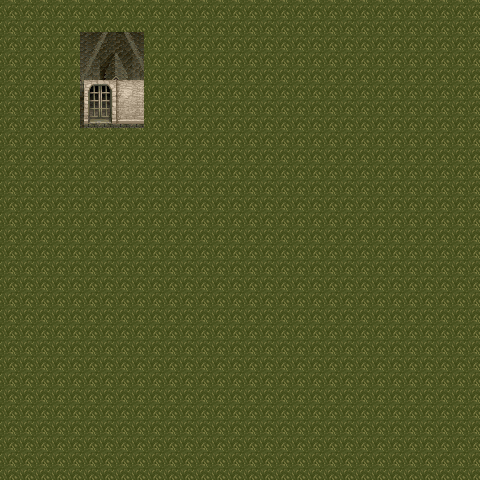

This game map was drawn from its Tiled (.tmx) file and the tilesets committed beside it. A one-line description and the trimmed map source follow:
An orthogonal 30x30 tile map with 16x16 px tiles, 1 tile layer (Tile Layer 1) and 1 object.

<map version="1.0" orientation="orthogonal" renderorder="right-down" width="30" height="30" tilewidth="16" tileheight="16" nextobjectid="4">
 <tileset firstgid="1" name="ts_cresta" tilewidth="16" tileheight="16">
  <image source="ts_cresta.png" width="777" height="263" />
  <tile id="66">
   <properties>
    <property name="BLOCKED" value="" />
   </properties>
  </tile>
  <tile id="67">
   <properties>
    <property name="BLOCKED" value="" />
   </properties>
  </tile>
  <tile id="68">
   <properties>
    <property name="BLOCKED" value="" />
   </properties>
  </tile>
  <tile id="69">
   <properties>
    <property name="BLOCKED" value="" />
   </properties>
  </tile>
  <tile id="114">
   <properties>
    <property name="BLOCKED" value="" />
   </properties>
  </tile>
  <tile id="115">
   <properties>
    <property name="BLOCKED" value="" />
   </properties>
  </tile>
  <tile id="116">
   <properties>
    <property name="BLOCKED" value="" />
   </properties>
  </tile>
  <tile id="117">
   <properties>
    <property name="BLOCKED" value="" />
   </properties>
  </tile>
  <tile id="119">
   <properties>
    <property name="BLOCKED" value="" />
   </properties>
  </tile>
  <tile id="120">
   <properties>
    <property name="BLOCKED" value="" />
   </properties>
  </tile>
  <tile id="121">
   <properties>
    <property name="BLOCKED" value="" />
   </properties>
  </tile>
  <tile id="122">
   <properties>
    <property name="BLOCKED" value="" />
   </properties>
  </tile>
  <tile id="162">
   <properties>
    <property name="BLOCKED" value="" />
    <property name="DOOR" value="" />
   </properties>
  </tile>
  <tile id="163">
   <properties>
    <property name="BLOCKED" value="" />
    <property name="DOOR" value="" />
   </properties>
  </tile>
  <tile id="164">
   <properties>
    <property name="BLOCKED" value="" />
   </properties>
  </tile>
  <tile id="165">
   <properties>
    <property name="BLOCKED" value="" />
   </properties>
  </tile>
  <tile id="167">
   <properties>
    <property name="BLOCKED" value="" />
   </properties>
  </tile>
  <tile id="168">
   <properties>
    <property name="BLOCKED" value="" />
   </properties>
  </tile>
  <tile id="169">
   <properties>
    <property name="BLOCKED" value="" />
   </properties>
  </tile>
  <tile id="170">
   <properties>
    <property name="BLOCKED" value="" />
   </properties>
  </tile>
  <tile id="215">
   <properties>
    <property name="BLOCKED" value="" />
   </properties>
  </tile>
  <tile id="216">
   <properties>
    <property name="BLOCKED" value="" />
   </properties>
  </tile>
  <tile id="217">
   <properties>
    <property name="BLOCKED" value="" />
   </properties>
  </tile>
  <tile id="218">
   <properties>
    <property name="BLOCKED" value="" />
   </properties>
  </tile>
 </tileset>
 <layer name="Tile Layer 1" width="30" height="30">
  <data>[900 cells, 900 non-empty, 25 distinct tile ids]</data>
 </layer>
 <objectgroup name="Collision">
  <object id="1" x="80.2689" y="32.6628" width="62.9633" height="94.5104" rotation="-0.299769" />
 </objectgroup>
</map>